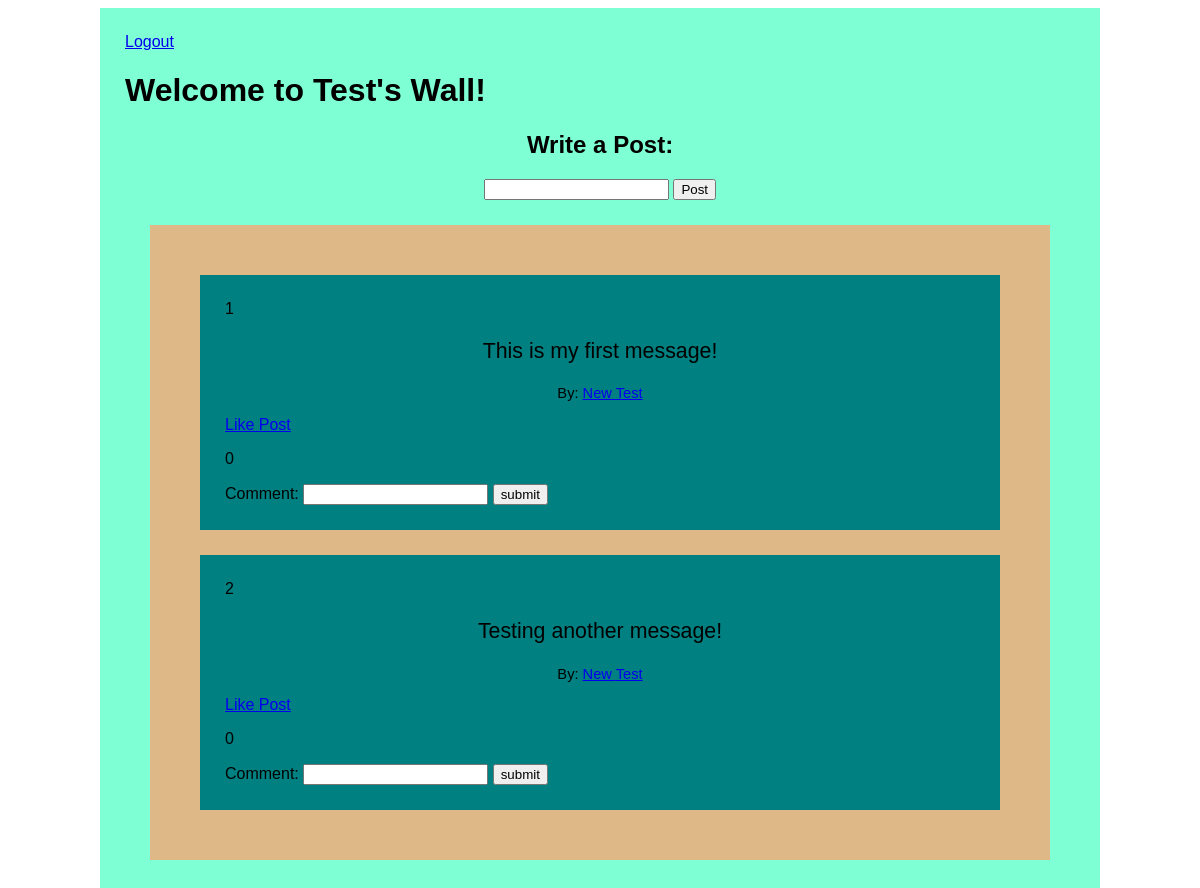
The page /success (signed in) on the database as committed earlier.
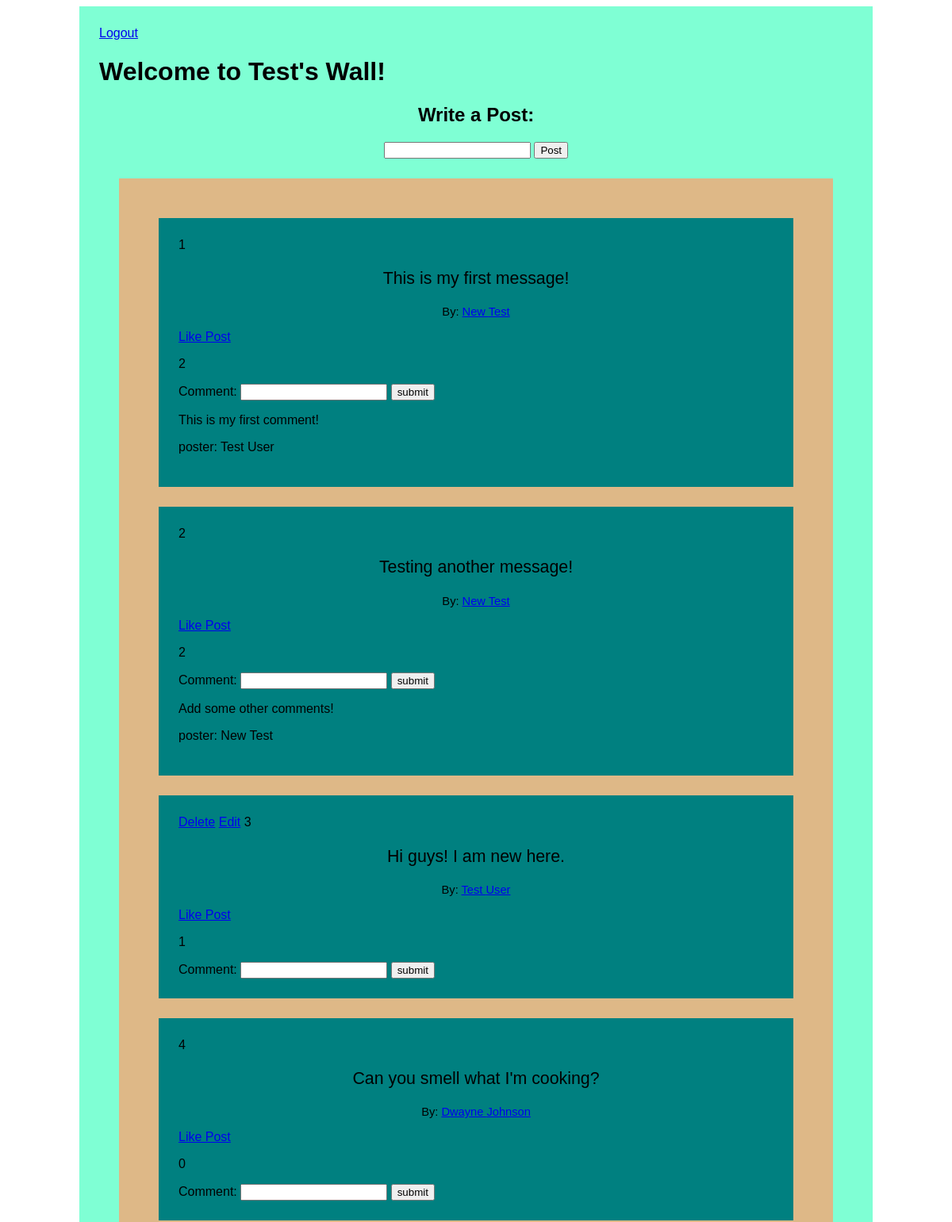
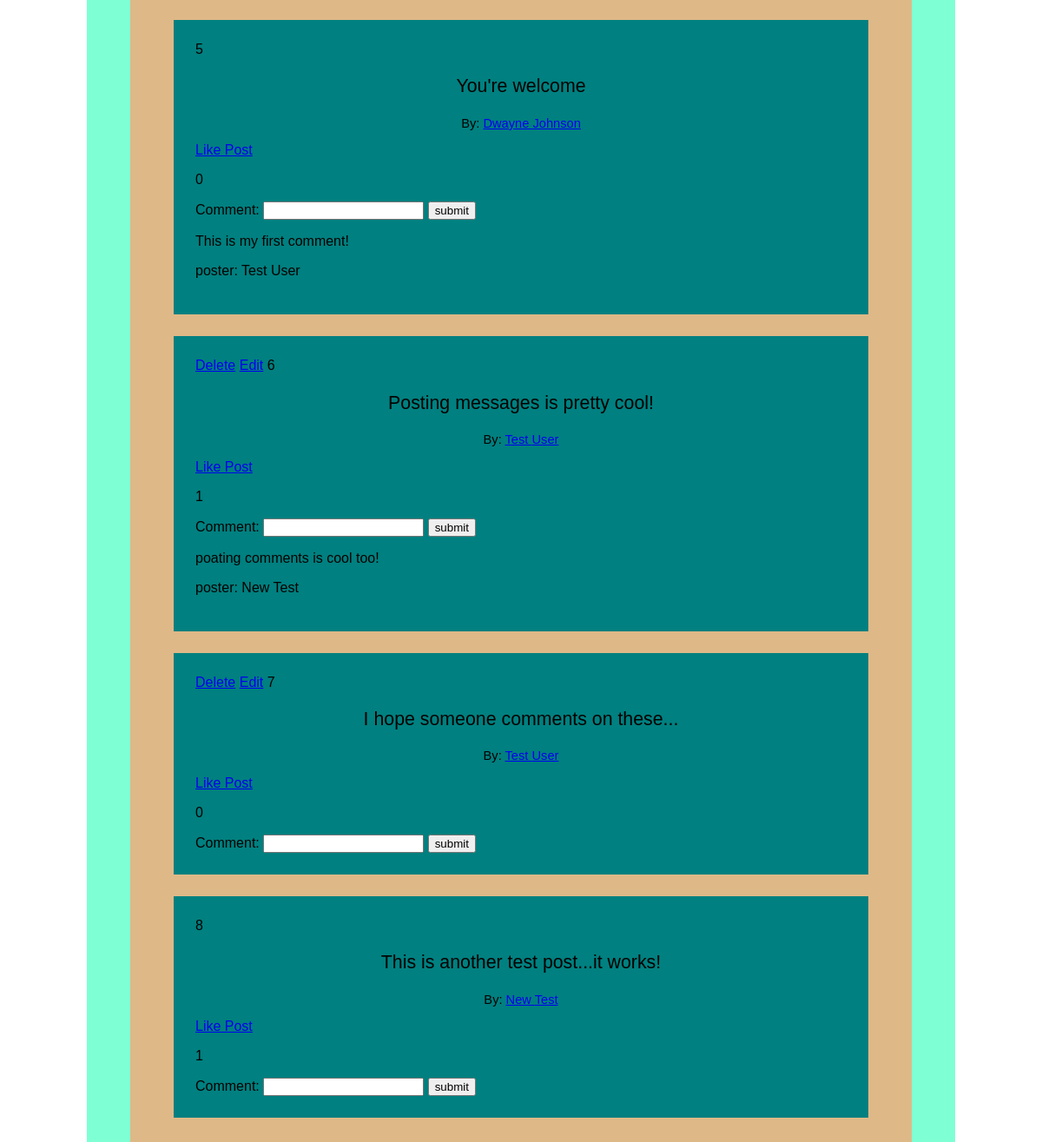
The same page on the database as committed later (2 pictures, top to bottom).
### logreg/models.py (models this page shows)
class User(models.Model):
    first_name = models.CharField(max_length=50)
    last_name = models.CharField(max_length=50)
    email = models.CharField(max_length=50)
    password = models.CharField(max_length=50)
    objects = UserManager()

class Wall_Message(models.Model):
    message = models.CharField(max_length=255)
    poster = models.ForeignKey(User, related_name='user_messages', on_delete=models.CASCADE)
    user_likes = models.ManyToManyField(User, related_name='liked_posts')

class Comment(models.Model):
    comment = models.CharField(max_length=255)
    poster = models.ForeignKey(User, related_name='user_comments', on_delete=models.CASCADE)
    wall_message = models.ForeignKey(Wall_Message, related_name="post_comments", on_delete=models.CASCADE)

### logreg/views.py (the view)
# urls.py: path('success', views.success),
def success(request):
    if 'user' not in request.session:
        return redirect('/')
    context = {
        'wall_messages': Wall_Message.objects.all()
    }
    return render(request, 'success.html', context)

### logreg/templates/success.html (shortened to what this page needs)
<!DOCTYPE html>
<html lang="en">
<head>
    {% load static %}
    <link rel="stylesheet" href="{% static 'style.css' %}">
</head>
<body>
    <div id='wrap'>
        <a href="/logout">Logout</a>
        <h1>Welcome to {{request.session.user}}'s Wall!</h1>
        <div id='write'>
            <h2>Write a Post:</h2>
            <form action="/process_message" method=POST>
                <input type="text" name='mess'>
                <input type="submit" value="Post">
            </form>
        </div>
        <div id='posts'>
            {% for post in wall_messages %}
            <div class='one_post'>
                {% if request.session.id is post.poster.id %}
                <a href="/delete/{{post.id}}">Delete</a>
                <a href="/edit/{{post.id}}">Edit</a>
                {% endif %}
                {{post.id}}
                <p class='post'>{{post.message}}</p>
                <p class='poster'>By: <a href="/user_profile/{{post.poster.id}}">{{post.poster.first_name}} {{post.poster.last_name}}</a></p>
                <a href="/like/{{post.id}}">Like Post</a>
                <p>{{ post.user_likes.count }}</p>
                <form action="/add_comment/{{post.id}}" method=POST>
                    Comment: <input type="text" name='comment'>
                    <input type="submit" value='submit'>
                </form>
                {% for comment in post.post_comments.all %}
                    <p>{{comment.comment}}</p>
                    <p>poster: {{comment.poster.first_name}} {{comment.poster.last_name}}</p>
                {% endfor %}
            </div>
            {% endfor %}
        </div>
    </div>
</body>
</html>

Rows that differ between the two databases and show on the page:
no longer on this page (row unchanged): User: session.user "Test"
computed for Wall_Message "This is my first message!": user_likes.count "0" → "2"
added Comment: comment "This is my first comment!", poster.first_name "Test", poster.last_name "User", shown under Wall_Message "This is my first message!"
computed for Wall_Message "Testing another message!": user_likes.count "0" → "2"
added Comment: comment "Add some other comments!", poster.first_name "New", poster.last_name "Test", shown under Wall_Message "Testing another message!"
added Wall_Message: id "3", message "Hi guys! I am new here.", poster.first_name "Test", poster.last_name "User", user_likes.count "1"
added Wall_Message: id "4", message "Can you smell what I'm cooking?", poster.first_name "Dwayne", poster.last_name "Johnson", user_likes.count "0"
added Wall_Message: id "5", message "You're welcome", poster.first_name "Dwayne", poster.last_name "Johnson", user_likes.count "0"
added Comment: comment "This is my first comment!", poster.first_name "Test", poster.last_name "User", shown under "5"
added Wall_Message: id "6", message "Posting messages is pretty cool!", poster.first_name "Test", poster.last_name "User", user_likes.count "1"
added Comment: comment "poating comments is cool too!", poster.first_name "New", poster.last_name "Test", shown under "6"
added Wall_Message: id "7", message "I hope someone comments on these...", poster.first_name "Test", poster.last_name "User", user_likes.count "0"
added Wall_Message: id "8", message "This is another test post...it works!", poster.first_name "New", poster.last_name "Test", user_likes.count "1"
Other text that changed with them:
{{ request.session.user }}: (not shown) → "Test"
